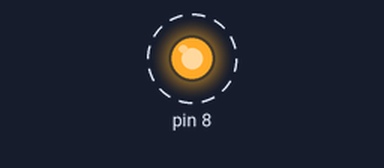
Recording of a program running on a simulated Raspberry Pi (header pin numbers). Parts: output pins drawn as LEDs (lit = HIGH). Dashed ring = blinking. What the program prints to the terminal is not drawn.

Above: at 0.5 s.
Timing chart, 0 to 4.6 s (numbered marks = the images above):
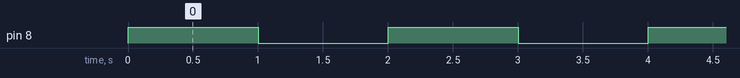

The program:

leds.py
```python
import RPi.GPIO as GPIO # Import Raspberry Pi GPIO library
from time import sleep # Import the sleep function from the time module
GPIO.setwarnings(False) # Ignore warning for now
GPIO.setmode(GPIO.BOARD) # Use physical pin numbering
GPIO.setup(8, GPIO.OUT, initial=GPIO.LOW) # Set pin 8 to be an output pin and set initial value to low (off)
while True: # Run forever
 print("HIGH")
 GPIO.output(8, GPIO.HIGH) # Turn on
 sleep(1) # Sleep for 1 second
 print("LOW")
 GPIO.output(8, GPIO.LOW) # Turn off
 sleep(1) # Sleep for 1 second
```

Measured:
- by itself, pin 8: alternates HIGH for 1.0 s and LOW for 1.0 s
